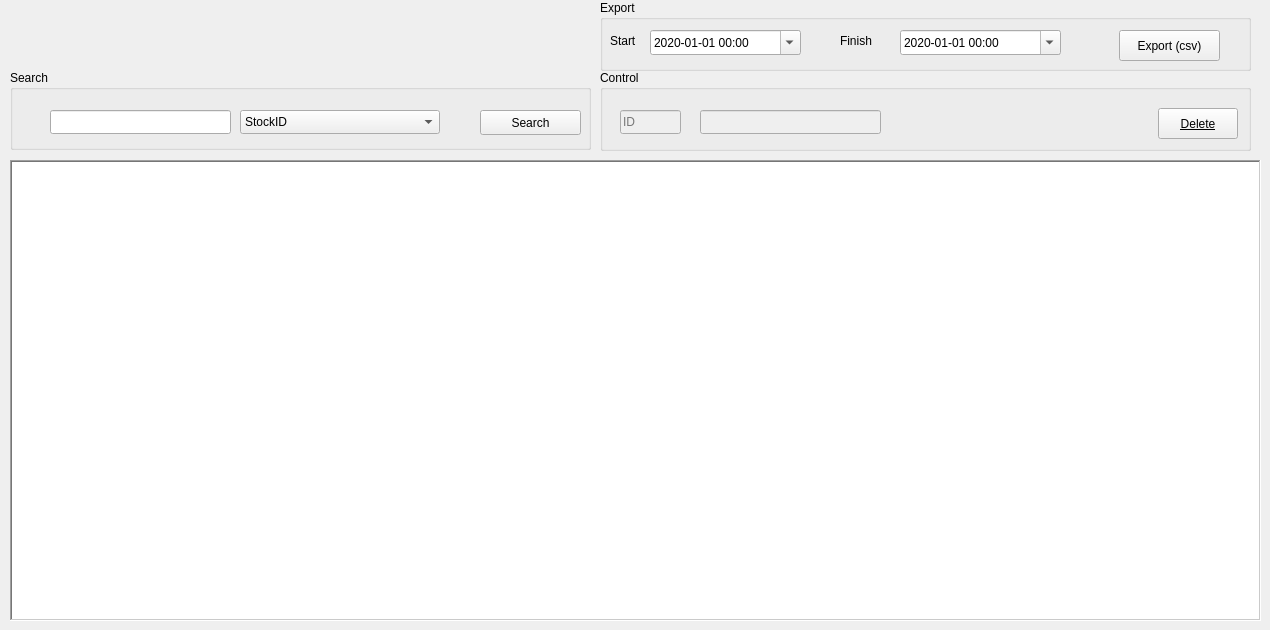
    <widget class="QWidget" name="tab_5">
     <attribute name="title">
      <string>Reports</string>
     </attribute>
     <widget class="QGroupBox" name="groupBox_26">
      <property name="geometry">
       <rect>
        <x>600</x>
        <y>70</y>
        <width>651</width>
        <height>81</height>
       </rect>
      </property>
      <property name="title">
       <string>Control</string>
      </property>
      <widget class="QPushButton" name="pushButton_63">
       <property name="geometry">
        <rect>
         <x>558</x>
         <y>38</y>
         <width>80</width>
         <height>31</height>
        </rect>
       </property>
       <property name="font">
        <font>
         <underline>true</underline>
        </font>
       </property>
       <property name="text">
        <string>Delete</string>
       </property>
      </widget>
      <widget class="QLineEdit" name="lineEdit_85">
       <property name="enabled">
        <bool>false</bool>
       </property>
       <property name="geometry">
        <rect>
         <x>100</x>
         <y>40</y>
         <width>181</width>
         <height>24</height>
        </rect>
       </property>
       <property name="inputMask">
        <string>AAX999</string>
       </property>
       <property name="text">
        <string/>
       </property>
       <property name="maxLength">
        <number>6</number>
       </property>
      </widget>
      <widget class="QLineEdit" name="lineEdit_84">
       <property name="enabled">
        <bool>false</bool>
       </property>
       <property name="geometry">
        <rect>
         <x>20</x>
         <y>40</y>
         <width>61</width>
         <height>24</height>
        </rect>
       </property>
       <property name="placeholderText">
        <string>ID</string>
       </property>
      </widget>
     </widget>
     <widget class="QTableWidget" name="tableWidget_17">
      <property name="geometry">
       <rect>
        <x>10</x>
        <y>160</y>
        <width>1251</width>
        <height>461</height>
       </rect>
      </property>
      <property name="frameShape">
       <enum>QFrame::WinPanel</enum>
      </property>
      <property name="editTriggers">
       <set>QAbstractItemView::NoEditTriggers</set>
      </property>
      <property name="alternatingRowColors">
       <bool>true</bool>
      </property>
      <property name="selectionMode">
       <enum>QAbstractItemView::SingleSelection</enum>
      </property>
      <property name="selectionBehavior">
       <enum>QAbstractItemView::SelectRows</enum>
      </property>
      <property name="sortingEnabled">
       <bool>true</bool>
      </property>
      <attribute name="horizontalHeaderCascadingSectionResizes">
       <bool>true</bool>
      </attribute>
      <attribute name="horizontalHeaderMinimumSectionSize">
       <number>20</number>
      </attribute>
      <attribute name="horizontalHeaderShowSortIndicator" stdset="0">
       <bool>true</bool>
      </attribute>
      <attribute name="verticalHeaderVisible">
       <bool>false</bool>
      </attribute>
     </widget>
     <widget class="QGroupBox" name="groupBox_27">
      <property name="geometry">
       <rect>
        <x>10</x>
        <y>70</y>
        <width>581</width>
        <height>80</height>
       </rect>
      </property>
      <property name="title">
       <string>Search</string>
      </property>
      <widget class="QLineEdit" name="lineEdit_83">
       <property name="geometry">
        <rect>
         <x>40</x>
         <y>40</y>
         <width>181</width>
         <height>24</height>
        </rect>
       </property>
       <property name="inputMask">
        <string/>
       </property>
       <property name="text">
        <string/>
       </property>
       <property name="maxLength">
        <number>32767</number>
       </property>
      </widget>
      <widget class="QPushButton" name="pushButton_64">
       <property name="geometry">
        <rect>
         <x>470</x>
         <y>40</y>
         <width>101</width>
         <height>25</height>
        </rect>
       </property>
       <property name="text">
        <string>Search</string>
       </property>
       <property name="shortcut">
        <string>Return</string>
       </property>
      </widget>
      <widget class="QComboBox" name="comboBox_16">
       <property name="geometry">
        <rect>
         <x>230</x>
         <y>40</y>
         <width>200</width>
         <height>24</height>
        </rect>
       </property>
       <item>
        <property name="text">
         <string>StockID</string>
        </property>
       </item>
       <item>
        <property name="text">
         <string>Yourname</string>
        </property>
       </item>
       <item>
        <property name="text">
         <string>Reason</string>
        </property>
       </item>
       <item>
        <property name="text">
         <string>Record Date</string>
        </property>
       </item>
       <item>
        <property name="text">
         <string>ID</string>
        </property>
       </item>
       <item>
        <property name="text">
         <string>Material Name</string>
        </property>
       </item>
       <item>
        <property name="text">
         <string>Material Code</string>
        </property>
       </item>
       <item>
        <property name="text">
         <string>Room Name</string>
        </property>
       </item>
       <item>
        <property name="text">
         <string>Cabinet Code</string>
        </property>
       </item>
       <item>
        <property name="text">
         <string>Shelf Code</string>
        </property>
       </item>
       <item>
        <property name="text">
         <string>UserID</string>
        </property>
       </item>
      </widget>
     </widget>
     <widget class="QGroupBox" name="groupBox_29">
      <property name="geometry">
       <rect>
        <x>600</x>
        <y>0</y>
        <width>651</width>
        <height>71</height>
       </rect>
      </property>
      <property name="title">
       <string>Export</string>
      </property>
      <widget class="QLabel" name="label_10">
       <property name="geometry">
        <rect>
         <x>10</x>
         <y>30</y>
         <width>41</width>
         <height>21</height>
        </rect>
       </property>
       <property name="text">
        <string>Start</string>
       </property>
      </widget>
      <widget class="QLabel" name="label_13">
       <property name="geometry">
        <rect>
         <x>240</x>
         <y>30</y>
         <width>41</width>
         <height>21</height>
        </rect>
       </property>
       <property name="text">
        <string>Finish</string>
       </property>
      </widget>
      <widget class="QPushButton" name="pushButton_65">
       <property name="geometry">
        <rect>
         <x>519</x>
         <y>30</y>
         <width>101</width>
         <height>31</height>
        </rect>
       </property>
       <property name="font">
        <font>
         <underline>false</underline>
        </font>
       </property>
       <property name="text">
        <string>Export (csv)</string>
       </property>
      </widget>
      <widget class="QDateTimeEdit" name="dateTimeEdit">
       <property name="geometry">
        <rect>
         <x>50</x>
         <y>30</y>
         <width>151</width>
         <height>25</height>
        </rect>
       </property>
       <property name="date">
        <date>
         <year>2020</year>
         <month>1</month>
         <day>1</day>
        </date>
       </property>
       <property name="displayFormat">
        <string>yyyy-MM-dd HH:mm</string>
       </property>
       <property name="calendarPopup">
        <bool>true</bool>
       </property>
      </widget>
      <widget class="QDateTimeEdit" name="dateTimeEdit_2">
       <property name="geometry">
        <rect>
         <x>300</x>
         <y>30</y>
         <width>161</width>
         <height>25</height>
        </rect>
       </property>
       <property name="date">
        <date>
         <year>2020</year>
         <month>1</month>
         <day>1</day>
        </date>
       </property>
       <property name="displayFormat">
        <string>yyyy-MM-dd HH:mm</string>
       </property>
       <property name="calendarPopup">
        <bool>true</bool>
       </property>
      </widget>
     </widget>
    </widget>
